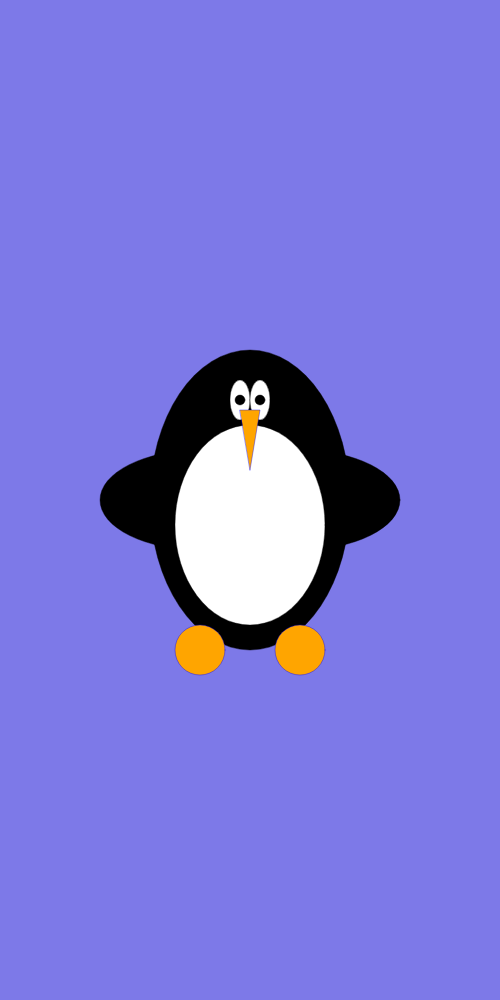
Frame 1 (no input)
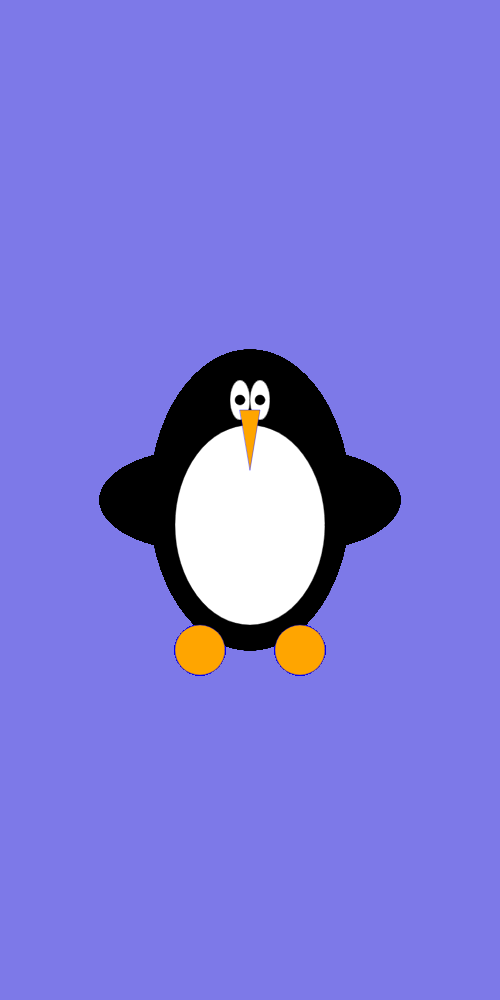
Frame 60 (no input)
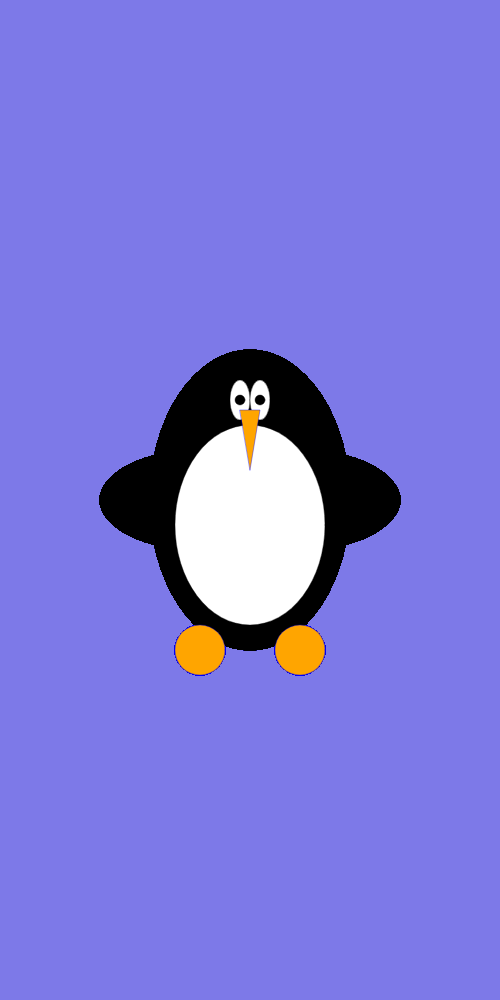
Frame 120 (the mouse pressed at the canvas centre since frame 60)

The p5.js sketch that drew these frames (run headless with seeded random() and noise() and a simulated clock; from frame 60 on, the mouse is pressed at the canvas centre):

// p5.js sketch
// ── sketch.js

var posX = 0;
var posY = 0;  

function setup(){
    createCanvas(500,1000);
    background(125,121,232);
    posX = width/2;
    posY = height/2;
}


function draw(){  
    stroke(0);
    strokeWeight(.4);
    fill("black");
    ellipse(posX, posY,200,300);
    ellipse(posX-50, posY,200,100);
    ellipse(posX+50, posY,200,100);
    fill("white");
    ellipse(posX, posY+25,150,200);
    fill ("#FFF");
    ellipse(posX-10, posY-100, 20, 40);
    ellipse(posX+10, posY-100, 20, 40);
    fill(0);
    ellipse(posX-10, posY-100, 10, 10);
    ellipse(posX+10, posY-100, 10, 10);
    stroke("blue");
    fill("orange");
    triangle(posX-10,posY-90,posX+10,posY-90,posX,posY-30);
    arc(posX-50, posY+150,50,50, -PI, PI);
     arc(posX+50, posY+150,50,50, -PI, PI);
}
